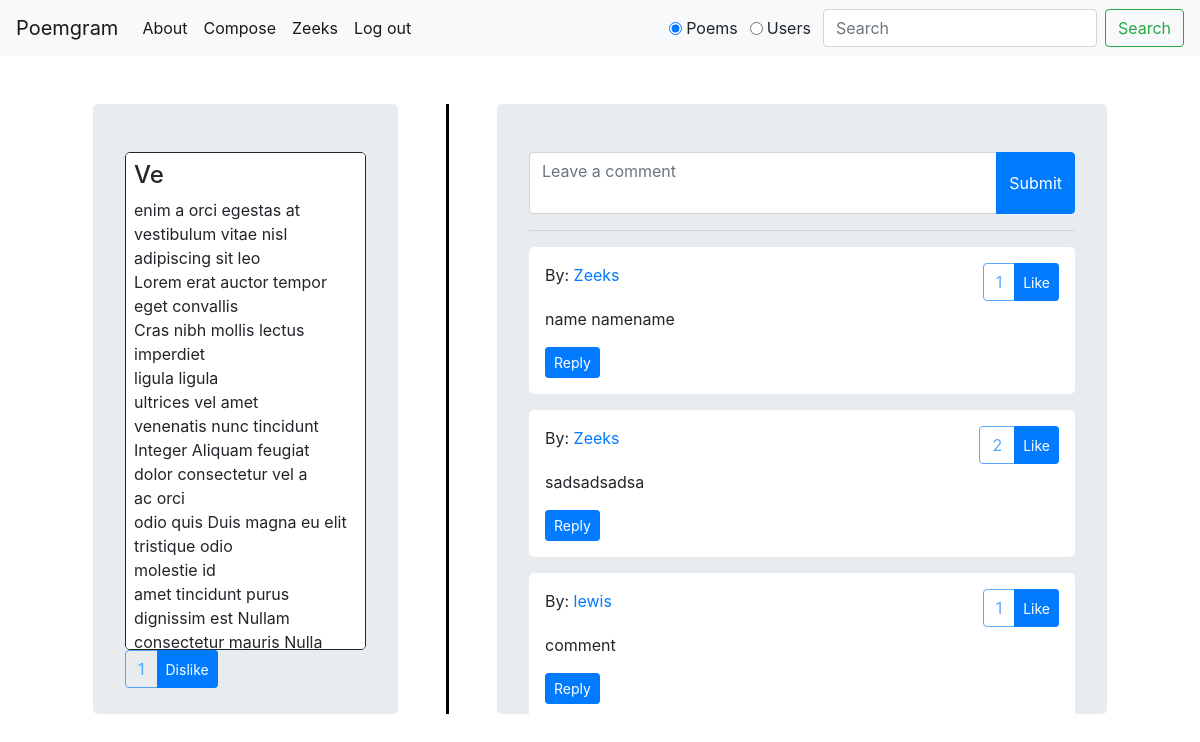
Screenshot of /poemApp/poem/ve (signed in) with the database file from the repository.
### poemApp/models.py (models this page shows, shortened)
class Poem(models.Model):
    title = models.CharField(max_length=100, null=False)
    user = models.ForeignKey(User, on_delete=models.SET_NULL, null=True)
    likes = models.ManyToManyField(User, default=None, blank=True, related_name='post_likes')
    articleTitle = models.CharField(max_length=100, null=True)
    text = models.TextField(null=False)
    addedDate = models.DateTimeField(auto_now_add=True, null=False)
    slug=AutoSlugField(populate_from='title', slugify_function=slugify)
    @property
    def total_likes(self):
        return self.likes.all().count()

class Comment(models.Model):
    user = models.ForeignKey(User, on_delete=models.SET_NULL, null=True)
    poem = models.ForeignKey(Poem, on_delete=models.SET_NULL, null=True)
    text = models.TextField(null=False, default="")
    likes = models.ManyToManyField(User, default=False, blank=True, related_name='comment_likes')
    replyTo = models.ForeignKey("self", on_delete=models.SET_DEFAULT, default=-1, null=True, related_name="comment")
    @property
    def total_likes(self):
        return self.likes.all().count()

### poemApp/views.py (the view)
# urls.py: path('poem/<slug:poemSlug>', views.poem, name='poem'),
@login_required
def poem(request, poemSlug):
    contextDict={}
    try:
        contextDict["poem"]= Poem.objects.get(slug=poemSlug)
        contextDict["rows"]= Poem.objects.get(slug=poemSlug).text.split("\n")
        contextDict["parentcomments"] = Comment.objects.filter(poem=contextDict["poem"]).filter(replyTo=None)
    except:
        contextDict["poem"]= None
        contextDict["rows"]= None
    return render(request, "poemApp/poemPage.html", context=contextDict)

### poemApp/templatetags/poemApp_template_tags.py (called while the page is built)
@register.simple_tag
def getSlug(searchedUser):
    return UserProfile.objects.get(user=searchedUser).slug

@register.simple_tag
def getReplies(comment):
    return getReplyAlg(comment, [])

def getReplyAlg(comment, clist):
    for i in  Comment.objects.filter(replyTo=comment):
        clist.append(i)
        getReplyAlg(i, clist)
    return clist

### templates/poemApp/poemPage.html (shortened to what this page needs)
{% extends 'poemApp/base.html' %}
{%load  staticfiles  %}
{% load getReplies from poemApp_template_tags %}
{% block body_block %}
	{% if poem %}
        <div class="jumbotron panel-jumbotron text-center">
            {% include "poemApp/poem.html" with author=poem.user.username rows=rows title=poem.title  %}
			{% include "poemApp/likebutton.html" with obj=poem type="poem" %}
        </div>
		<div class="vl hidden-xs"></div>
		<div class="jumbotron wide-jumbotron overflow-auto">
			{% include "poemApp/commentInput.html" with parentID="parentcomment" poem=poem %}
			<hr/>
			{% for i in parentcomments %}
				{% include "poemApp/comment.html" with comment=i only %}
				{% getReplies i as clist %}
			{% endfor %}
        </div>
	{% else %}
		<div class="jumbotron panel-jumbotron text-center">
            <h3>There is no such poem</h3>
        </div>
	{% endif %}
{% endblock %}

### templates/poemApp/base.html (shortened to what this page needs)
<!DOCTYPE html>
{%load  staticfiles  %}
{% load getSlug from poemApp_template_tags %}
<html>
<head>
	<link rel="stylesheet" href="https://cdn.jsdelivr.net/npm/bootstrap@4.6.0/dist/css/bootstrap.min.css">
	<link rel="stylesheet" href="//code.jquery.com/ui/1.12.1/themes/base/jquery-ui.css">
	<link rel="stylesheet" href="{% static 'landingPage.css' %}">
</head>
<body>
{% if user.is_authenticated %}
	{% getSlug user as userslug %}
	<nav class="navbar navbar-expand-lg navbar-light bg-light">
	  <a class="navbar-brand" href="{% url 'poemApp:index' %}">Poemgram</a>
	  <div class="collapse navbar-collapse" id="navbarSupportedContent">
		<ul class="navbar-nav mr-auto">
		  <li class="nav-item active">
			<a class="nav-link" href="{% url 'poemApp:about' %}">About</a>
		  </li>
		  <li class="nav-item active">
			<a class="nav-link" href="{% url 'poemApp:precompose' %}">Compose</a>
		  </li>
		  <li class="nav-item active">
			<a class="nav-link" href="{% url 'poemApp:showUserprofile' userslug  %}">{{user.username}}</a>
		  </li>
		  <li class="nav-item active">
			<a class="nav-link" href="{% url 'auth_logout' %}">Log out</a>
		  </li>
		</ul>
		<form class="form-inline my-2 my-lg-0" action="{% url 'poemApp:search' %}" method="get">
			<div class="form-check form-check-inline">
				<input class="form-check-input" type="radio" name="type" value="Poem" id="poem" checked>Poems
			</div>
			<div class="form-check form-check-inline">
				<input class="form-check-input" type="radio" name="type" value="User" id="users">Users
			</div>
		  <input name="search" class="form-control mr-sm-2" type="search" placeholder="Search" aria-label="Search">
		  <button class="btn btn-outline-success my-2 my-sm-0" type="submit">Search</button>
		</form>
	  </div>
	</nav>
	<div class="pt-5"></div>
{% else %}
	<div class="container">
		<div class="page-header wide centered">
		<h1>Poemgram</h1>
		<div class="pt-5"></div>
	</div>
{% endif %}
<div class="container">
{% block body_block %}{% endblock %}
</div>
</body>
</html>

### templates/poemApp/poem.html (shortened to what this page needs)
{%load  staticfiles  %}
<div class="jumbotron-fluid p-2 poemContainer overflow-auto">
	{% if title %}
		<h4>{{title}}</h4>
		<p>
		{% for row in rows %}
			{{row}}<br/>
		{% endfor %}
		</p>
	{% else %}
		<strong>There are no poems present :( </strong>
    {% endif %}
</div>

### templates/poemApp/likebutton.html
{%load  staticfiles  %}
<div class="btn-toolbar" role="group">
	<div class="btn-group">
		<button id="{{obj.id}}{{type}}0" type="button" disabled class="btn btn-outline-primary">{{obj.total_likes}}</button>
		<button id="{{obj.id}}" name="{{type}}"  type="submit" class="btn btn-primary btn-sm like-button">
        {% if user not in obj.likes.all %}
			Like
        {% else %}
			Dislike
        {% endif %}
		</button>
	</div>
</div>

### templates/poemApp/comment.html (shortened to what this page needs)
{%load  staticfiles  %}
{% load getSlug from poemApp_template_tags %}
<div class="comment {% if reply %}w-75{% endif %}">
	{% getSlug comment.user as obj %}
	<p>By: <a href="{% url 'poemApp:showUserprofile' obj  %}">{{ comment.user.username }}</a><p>
	{% include "poemApp/likebutton.html" with obj=comment type="comment" %}
	<div class="pt-1 wide"></div>
	<p class="wide disp">{{comment.text}}</p>
	<input id="b{{comment.id}}" username="{{ comment.user.username }}" value="Reply" type="submit" class="btn btn-primary btn-sm reply"/>
</div>

### static/landingPage.css (style rules this page uses)
.container { display: flex; justify-content: space-evenly; position: relative; flex-wrap: wrap; }
.vl { border-left: 3px solid black; height: auto; }
.panel-jumbotron { margin-bottom: 3em; padding-top: 3em; width: 305px; height: 610px; margin: 0 auto; position: relative; }
.wide-jumbotron { padding-top: 3em; width: 610px; height: 610px; margin: 0 auto }
.poemContainer { text-align: left; border-style: solid; border-width: 1px; border-radius: 5px; height: 100%; background-color: white; }
.wide { width: 100%; }
.comment { padding: 1em; display: flex; flex-wrap: wrap; align-items: flex-start; align-content: flex-start; justify-content: space-between; background-color: white; border-radius: 5px; border-width: 1px; margin-top: 1em; }
.disp { display: inline-block; }

### rows the page displays
Poem: title "Ve", total_likes "1"
Comment: user.username "Zeeks", total_likes "1", shows "Like", text "name namename"
Comment: user.username "Zeeks", total_likes "2", shows "Like", text "sadsadsadsa"
Comment: user.username "lewis", total_likes "1", shows "Like", text "comment"

### other values shown
{{ user.username }} "Zeeks"
{{ row }} "enim a orci egestas at vestibulum vitae nisl" "adipiscing sit leo" "Lorem erat auctor tempor" "eget convallis" "Cras nibh mollis lectus imperdiet" "ligula ligula" "ultrices vel amet" "venenatis nunc tincidunt" "Integer Aliquam feugiat" "dolor consectetur vel a" "ac orci" "odio quis Duis magna eu elit tristique odio" "molestie id" "amet tincidunt purus" "dignissim est Nullam" "consectetur mauris Nulla…"
